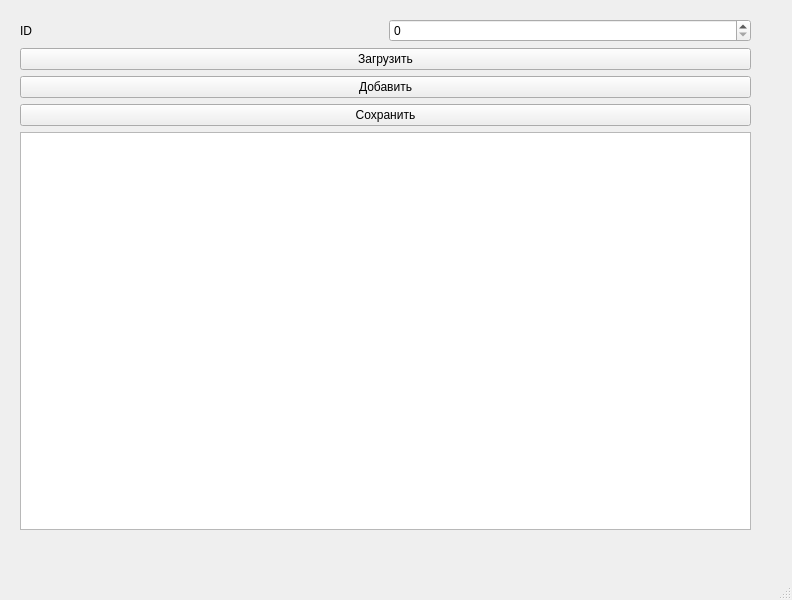
<?xml version="1.0" encoding="UTF-8"?>
<ui version="4.0">
 <class>MainWindow</class>
 <widget class="QMainWindow" name="MainWindow">
  <property name="geometry">
   <rect>
    <x>0</x>
    <y>0</y>
    <width>792</width>
    <height>600</height>
   </rect>
  </property>
  <property name="windowTitle">
   <string>MainWindow</string>
  </property>
  <widget class="QWidget" name="centralwidget">
   <widget class="QWidget" name="verticalLayoutWidget">
    <property name="geometry">
     <rect>
      <x>20</x>
      <y>19</y>
      <width>731</width>
      <height>511</height>
     </rect>
    </property>
    <layout class="QVBoxLayout" name="verticalLayout">
     <item>
      <layout class="QHBoxLayout" name="horizontalLayout">
       <item>
        <widget class="QLabel" name="label">
         <property name="enabled">
          <bool>true</bool>
         </property>
         <property name="text">
          <string>ID</string>
         </property>
        </widget>
       </item>
       <item>
        <widget class="QSpinBox" name="spinBox"/>
       </item>
      </layout>
     </item>
     <item>
      <widget class="QPushButton" name="pushButton">
       <property name="text">
        <string>Загрузить</string>
       </property>
      </widget>
     </item>
     <item>
      <widget class="QPushButton" name="pushButton_3">
       <property name="text">
        <string>Добавить</string>
       </property>
      </widget>
     </item>
     <item>
      <widget class="QPushButton" name="pushButton_2">
       <property name="text">
        <string>Сохранить</string>
       </property>
      </widget>
     </item>
     <item>
      <widget class="QTableWidget" name="tableWidget"/>
     </item>
    </layout>
   </widget>
  </widget>
  <widget class="QMenuBar" name="menubar">
   <property name="geometry">
    <rect>
     <x>0</x>
     <y>0</y>
     <width>792</width>
     <height>21</height>
    </rect>
   </property>
  </widget>
  <widget class="QStatusBar" name="statusbar"/>
 </widget>
 <resources/>
 <connections/>
</ui>
